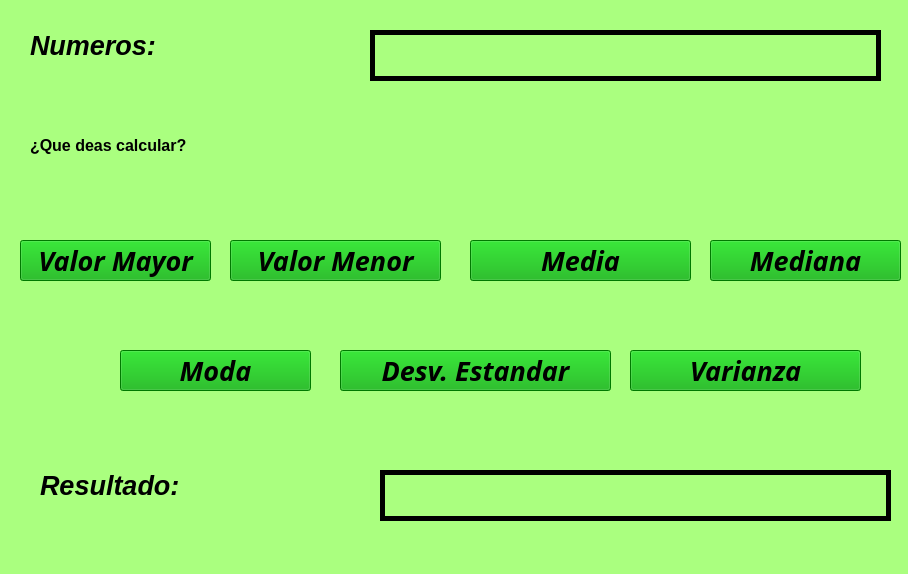
<?xml version="1.0" encoding="UTF-8"?>
<ui version="4.0">
 <class>MainWindow</class>
 <widget class="QMainWindow" name="MainWindow">
  <property name="geometry">
   <rect>
    <x>0</x>
    <y>0</y>
    <width>908</width>
    <height>574</height>
   </rect>
  </property>
  <property name="windowTitle">
   <string>MainWindow</string>
  </property>
  <property name="styleSheet">
   <string notr="true">background-color: rgb(170, 255, 127);</string>
  </property>
  <widget class="QWidget" name="centralwidget">
   <widget class="QPushButton" name="btnMayor">
    <property name="geometry">
     <rect>
      <x>20</x>
      <y>240</y>
      <width>191</width>
      <height>41</height>
     </rect>
    </property>
    <property name="font">
     <font>
      <family>Tw Cen MT</family>
      <pointsize>20</pointsize>
      <weight>75</weight>
      <italic>true</italic>
      <bold>true</bold>
     </font>
    </property>
    <property name="toolTip">
     <string>&lt;!DOCTYPE HTML PUBLIC &quot;-//W3C//DTD HTML 4.0//EN&quot; &quot;http://www.w3.org/TR/REC-html40/strict.dtd&quot;&gt;
&lt;html&gt;&lt;head&gt;&lt;meta name=&quot;qrichtext&quot; content=&quot;1&quot; /&gt;&lt;style type=&quot;text/css&quot;&gt;
p, li { white-space: pre-wrap; }
&lt;/style&gt;&lt;/head&gt;&lt;body style=&quot; font-family:'MS Shell Dlg 2'; font-size:8pt; font-weight:400; font-style:normal;&quot;&gt;
&lt;p style=&quot; margin-top:12px; margin-bottom:12px; margin-left:0px; margin-right:0px; -qt-block-indent:0; text-indent:0px;&quot;&gt;&lt;span style=&quot; font-size:14pt; font-weight:600; font-style:italic;&quot;&gt;Valor menor&lt;/span&gt;&lt;/p&gt;
&lt;p style=&quot;-qt-paragraph-type:empty; margin-top:12px; margin-bottom:12px; margin-left:0px; margin-right:0px; -qt-block-indent:0; text-indent:0px; font-size:14pt; font-weight:600; font-style:italic;&quot;&gt;&lt;br /&gt;&lt;/p&gt;&lt;/body&gt;&lt;/html&gt;</string>
    </property>
    <property name="styleSheet">
     <string notr="true">background-color: rgb(0, 170, 0);</string>
    </property>
    <property name="text">
     <string>Valor Mayor</string>
    </property>
   </widget>
   <widget class="QLabel" name="label">
    <property name="geometry">
     <rect>
      <x>30</x>
      <y>10</y>
      <width>261</width>
      <height>71</height>
     </rect>
    </property>
    <property name="font">
     <font>
      <family>MS Shell Dlg 2</family>
      <pointsize>14</pointsize>
      <weight>50</weight>
      <italic>false</italic>
      <bold>false</bold>
     </font>
    </property>
    <property name="styleSheet">
     <string notr="true">
font: 75 italic 8pt &quot;Arial&quot;;
font: 14pt &quot;MS Shell Dlg 2&quot;;</string>
    </property>
    <property name="text">
     <string>&lt;html&gt;&lt;head/&gt;&lt;body&gt;&lt;p&gt;&lt;span style=&quot; font-size:20pt; font-weight:600; font-style:italic; color:#000000;&quot;&gt;Numeros:&lt;/span&gt;&lt;/p&gt;&lt;/body&gt;&lt;/html&gt;</string>
    </property>
   </widget>
   <widget class="QLineEdit" name="txtNumeros">
    <property name="geometry">
     <rect>
      <x>370</x>
      <y>30</y>
      <width>511</width>
      <height>51</height>
     </rect>
    </property>
    <property name="font">
     <font>
      <family>MS UI Gothic</family>
      <pointsize>12</pointsize>
      <weight>75</weight>
      <bold>true</bold>
     </font>
    </property>
    <property name="styleSheet">
     <string notr="true">
border: 5px solid black;</string>
    </property>
    <property name="text">
     <string/>
    </property>
    <property name="alignment">
     <set>Qt::AlignCenter</set>
    </property>
   </widget>
   <widget class="QPushButton" name="btnValorMenor">
    <property name="geometry">
     <rect>
      <x>230</x>
      <y>240</y>
      <width>211</width>
      <height>41</height>
     </rect>
    </property>
    <property name="font">
     <font>
      <family>Tw Cen MT</family>
      <pointsize>20</pointsize>
      <weight>75</weight>
      <italic>true</italic>
      <bold>true</bold>
     </font>
    </property>
    <property name="toolTip">
     <string>&lt;!DOCTYPE HTML PUBLIC &quot;-//W3C//DTD HTML 4.0//EN&quot; &quot;http://www.w3.org/TR/REC-html40/strict.dtd&quot;&gt;
&lt;html&gt;&lt;head&gt;&lt;meta name=&quot;qrichtext&quot; content=&quot;1&quot; /&gt;&lt;style type=&quot;text/css&quot;&gt;
p, li { white-space: pre-wrap; }
&lt;/style&gt;&lt;/head&gt;&lt;body style=&quot; font-family:'MS Shell Dlg 2'; font-size:8pt; font-weight:400; font-style:normal;&quot;&gt;
&lt;p style=&quot; margin-top:12px; margin-bottom:12px; margin-left:0px; margin-right:0px; -qt-block-indent:0; text-indent:0px;&quot;&gt;&lt;span style=&quot; font-size:14pt; font-weight:600; font-style:italic;&quot;&gt;Valor menor&lt;/span&gt;&lt;/p&gt;
&lt;p style=&quot;-qt-paragraph-type:empty; margin-top:12px; margin-bottom:12px; margin-left:0px; margin-right:0px; -qt-block-indent:0; text-indent:0px; font-size:14pt; font-weight:600; font-style:italic;&quot;&gt;&lt;br /&gt;&lt;/p&gt;&lt;/body&gt;&lt;/html&gt;</string>
    </property>
    <property name="styleSheet">
     <string notr="true">background-color: rgb(0, 170, 0);</string>
    </property>
    <property name="text">
     <string>Valor Menor</string>
    </property>
   </widget>
   <widget class="QPushButton" name="btnMedia">
    <property name="geometry">
     <rect>
      <x>470</x>
      <y>240</y>
      <width>221</width>
      <height>41</height>
     </rect>
    </property>
    <property name="font">
     <font>
      <family>Tw Cen MT</family>
      <pointsize>20</pointsize>
      <weight>75</weight>
      <italic>true</italic>
      <bold>true</bold>
     </font>
    </property>
    <property name="toolTip">
     <string>&lt;!DOCTYPE HTML PUBLIC &quot;-//W3C//DTD HTML 4.0//EN&quot; &quot;http://www.w3.org/TR/REC-html40/strict.dtd&quot;&gt;
&lt;html&gt;&lt;head&gt;&lt;meta name=&quot;qrichtext&quot; content=&quot;1&quot; /&gt;&lt;style type=&quot;text/css&quot;&gt;
p, li { white-space: pre-wrap; }
&lt;/style&gt;&lt;/head&gt;&lt;body style=&quot; font-family:'MS Shell Dlg 2'; font-size:8pt; font-weight:400; font-style:normal;&quot;&gt;
&lt;p style=&quot; margin-top:12px; margin-bottom:12px; margin-left:0px; margin-right:0px; -qt-block-indent:0; text-indent:0px;&quot;&gt;&lt;span style=&quot; font-size:14pt; font-weight:600; font-style:italic;&quot;&gt;Valor menor&lt;/span&gt;&lt;/p&gt;
&lt;p style=&quot;-qt-paragraph-type:empty; margin-top:12px; margin-bottom:12px; margin-left:0px; margin-right:0px; -qt-block-indent:0; text-indent:0px; font-size:14pt; font-weight:600; font-style:italic;&quot;&gt;&lt;br /&gt;&lt;/p&gt;&lt;/body&gt;&lt;/html&gt;</string>
    </property>
    <property name="styleSheet">
     <string notr="true">background-color: rgb(0, 170, 0);</string>
    </property>
    <property name="text">
     <string>Media</string>
    </property>
   </widget>
   <widget class="QPushButton" name="btnMediana">
    <property name="geometry">
     <rect>
      <x>710</x>
      <y>240</y>
      <width>191</width>
      <height>41</height>
     </rect>
    </property>
    <property name="font">
     <font>
      <family>Tw Cen MT</family>
      <pointsize>20</pointsize>
      <weight>75</weight>
      <italic>true</italic>
      <bold>true</bold>
      <underline>false</underline>
     </font>
    </property>
    <property name="toolTip">
     <string>&lt;!DOCTYPE HTML PUBLIC &quot;-//W3C//DTD HTML 4.0//EN&quot; &quot;http://www.w3.org/TR/REC-html40/strict.dtd&quot;&gt;
&lt;html&gt;&lt;head&gt;&lt;meta name=&quot;qrichtext&quot; content=&quot;1&quot; /&gt;&lt;style type=&quot;text/css&quot;&gt;
p, li { white-space: pre-wrap; }
&lt;/style&gt;&lt;/head&gt;&lt;body style=&quot; font-family:'MS Shell Dlg 2'; font-size:8pt; font-weight:400; font-style:normal;&quot;&gt;
&lt;p style=&quot; margin-top:12px; margin-bottom:12px; margin-left:0px; margin-right:0px; -qt-block-indent:0; text-indent:0px;&quot;&gt;&lt;span style=&quot; font-size:14pt; font-weight:600; font-style:italic;&quot;&gt;Valor menor&lt;/span&gt;&lt;/p&gt;
&lt;p style=&quot;-qt-paragraph-type:empty; margin-top:12px; margin-bottom:12px; margin-left:0px; margin-right:0px; -qt-block-indent:0; text-indent:0px; font-size:14pt; font-weight:600; font-style:italic;&quot;&gt;&lt;br /&gt;&lt;/p&gt;&lt;/body&gt;&lt;/html&gt;</string>
    </property>
    <property name="styleSheet">
     <string notr="true">background-color: rgb(0, 170, 0);</string>
    </property>
    <property name="text">
     <string>Mediana</string>
    </property>
   </widget>
   <widget class="QPushButton" name="btnModa">
    <property name="geometry">
     <rect>
      <x>120</x>
      <y>350</y>
      <width>191</width>
      <height>41</height>
     </rect>
    </property>
    <property name="font">
     <font>
      <family>Tw Cen MT</family>
      <pointsize>20</pointsize>
      <weight>75</weight>
      <italic>true</italic>
      <bold>true</bold>
     </font>
    </property>
    <property name="toolTip">
     <string>&lt;!DOCTYPE HTML PUBLIC &quot;-//W3C//DTD HTML 4.0//EN&quot; &quot;http://www.w3.org/TR/REC-html40/strict.dtd&quot;&gt;
&lt;html&gt;&lt;head&gt;&lt;meta name=&quot;qrichtext&quot; content=&quot;1&quot; /&gt;&lt;style type=&quot;text/css&quot;&gt;
p, li { white-space: pre-wrap; }
&lt;/style&gt;&lt;/head&gt;&lt;body style=&quot; font-family:'MS Shell Dlg 2'; font-size:8pt; font-weight:400; font-style:normal;&quot;&gt;
&lt;p style=&quot; margin-top:12px; margin-bottom:12px; margin-left:0px; margin-right:0px; -qt-block-indent:0; text-indent:0px;&quot;&gt;&lt;span style=&quot; font-size:14pt; font-weight:600; font-style:italic;&quot;&gt;Valor menor&lt;/span&gt;&lt;/p&gt;
&lt;p style=&quot;-qt-paragraph-type:empty; margin-top:12px; margin-bottom:12px; margin-left:0px; margin-right:0px; -qt-block-indent:0; text-indent:0px; font-size:14pt; font-weight:600; font-style:italic;&quot;&gt;&lt;br /&gt;&lt;/p&gt;&lt;/body&gt;&lt;/html&gt;</string>
    </property>
    <property name="styleSheet">
     <string notr="true">background-color: rgb(0, 170, 0);</string>
    </property>
    <property name="text">
     <string>Moda</string>
    </property>
   </widget>
   <widget class="QPushButton" name="btnEstandar">
    <property name="geometry">
     <rect>
      <x>340</x>
      <y>350</y>
      <width>271</width>
      <height>41</height>
     </rect>
    </property>
    <property name="font">
     <font>
      <family>Tw Cen MT</family>
      <pointsize>20</pointsize>
      <weight>75</weight>
      <italic>true</italic>
      <bold>true</bold>
     </font>
    </property>
    <property name="toolTip">
     <string>&lt;!DOCTYPE HTML PUBLIC &quot;-//W3C//DTD HTML 4.0//EN&quot; &quot;http://www.w3.org/TR/REC-html40/strict.dtd&quot;&gt;
&lt;html&gt;&lt;head&gt;&lt;meta name=&quot;qrichtext&quot; content=&quot;1&quot; /&gt;&lt;style type=&quot;text/css&quot;&gt;
p, li { white-space: pre-wrap; }
&lt;/style&gt;&lt;/head&gt;&lt;body style=&quot; font-family:'MS Shell Dlg 2'; font-size:8pt; font-weight:400; font-style:normal;&quot;&gt;
&lt;p style=&quot; margin-top:12px; margin-bottom:12px; margin-left:0px; margin-right:0px; -qt-block-indent:0; text-indent:0px;&quot;&gt;&lt;span style=&quot; font-size:14pt; font-weight:600; font-style:italic;&quot;&gt;Valor menor&lt;/span&gt;&lt;/p&gt;
&lt;p style=&quot;-qt-paragraph-type:empty; margin-top:12px; margin-bottom:12px; margin-left:0px; margin-right:0px; -qt-block-indent:0; text-indent:0px; font-size:14pt; font-weight:600; font-style:italic;&quot;&gt;&lt;br /&gt;&lt;/p&gt;&lt;/body&gt;&lt;/html&gt;</string>
    </property>
    <property name="styleSheet">
     <string notr="true">background-color: rgb(0, 170, 0);</string>
    </property>
    <property name="text">
     <string>Desv. Estandar</string>
    </property>
   </widget>
   <widget class="QPushButton" name="btnVarianza">
    <property name="geometry">
     <rect>
      <x>630</x>
      <y>350</y>
      <width>231</width>
      <height>41</height>
     </rect>
    </property>
    <property name="font">
     <font>
      <family>Tw Cen MT</family>
      <pointsize>20</pointsize>
      <weight>75</weight>
      <italic>true</italic>
      <bold>true</bold>
     </font>
    </property>
    <property name="toolTip">
     <string>&lt;!DOCTYPE HTML PUBLIC &quot;-//W3C//DTD HTML 4.0//EN&quot; &quot;http://www.w3.org/TR/REC-html40/strict.dtd&quot;&gt;
&lt;html&gt;&lt;head&gt;&lt;meta name=&quot;qrichtext&quot; content=&quot;1&quot; /&gt;&lt;style type=&quot;text/css&quot;&gt;
p, li { white-space: pre-wrap; }
&lt;/style&gt;&lt;/head&gt;&lt;body style=&quot; font-family:'MS Shell Dlg 2'; font-size:8pt; font-weight:400; font-style:normal;&quot;&gt;
&lt;p style=&quot; margin-top:12px; margin-bottom:12px; margin-left:0px; margin-right:0px; -qt-block-indent:0; text-indent:0px;&quot;&gt;&lt;span style=&quot; font-size:14pt; font-weight:600; font-style:italic;&quot;&gt;Valor menor&lt;/span&gt;&lt;/p&gt;
&lt;p style=&quot;-qt-paragraph-type:empty; margin-top:12px; margin-bottom:12px; margin-left:0px; margin-right:0px; -qt-block-indent:0; text-indent:0px; font-size:14pt; font-weight:600; font-style:italic;&quot;&gt;&lt;br /&gt;&lt;/p&gt;&lt;/body&gt;&lt;/html&gt;</string>
    </property>
    <property name="styleSheet">
     <string notr="true">background-color: rgb(0, 170, 0);</string>
    </property>
    <property name="text">
     <string>Varianza</string>
    </property>
   </widget>
   <widget class="QLabel" name="label_2">
    <property name="geometry">
     <rect>
      <x>30</x>
      <y>110</y>
      <width>631</width>
      <height>71</height>
     </rect>
    </property>
    <property name="font">
     <font>
      <family>MS Shell Dlg 2</family>
      <pointsize>14</pointsize>
      <weight>50</weight>
      <italic>false</italic>
      <bold>false</bold>
     </font>
    </property>
    <property name="styleSheet">
     <string notr="true">
font: 75 italic 8pt &quot;Arial&quot;;
font: 14pt &quot;MS Shell Dlg 2&quot;;</string>
    </property>
    <property name="text">
     <string>&lt;html&gt;&lt;head/&gt;&lt;body&gt;&lt;p&gt;&lt;span style=&quot; font-size:12pt; font-weight:600; color:#000000;&quot;&gt;¿Que deas calcular?&lt;/span&gt;&lt;/p&gt;&lt;/body&gt;&lt;/html&gt;</string>
    </property>
   </widget>
   <widget class="QLabel" name="label_3">
    <property name="geometry">
     <rect>
      <x>40</x>
      <y>450</y>
      <width>261</width>
      <height>71</height>
     </rect>
    </property>
    <property name="font">
     <font>
      <family>MS Shell Dlg 2</family>
      <pointsize>14</pointsize>
      <weight>50</weight>
      <italic>false</italic>
      <bold>false</bold>
     </font>
    </property>
    <property name="styleSheet">
     <string notr="true">
font: 75 italic 8pt &quot;Arial&quot;;
font: 14pt &quot;MS Shell Dlg 2&quot;;</string>
    </property>
    <property name="text">
     <string>&lt;html&gt;&lt;head/&gt;&lt;body&gt;&lt;p&gt;&lt;span style=&quot; font-size:20pt; font-weight:600; font-style:italic; color:#000000;&quot;&gt;Resultado:&lt;/span&gt;&lt;/p&gt;&lt;/body&gt;&lt;/html&gt;</string>
    </property>
   </widget>
   <widget class="QLineEdit" name="txtResultado">
    <property name="geometry">
     <rect>
      <x>380</x>
      <y>470</y>
      <width>511</width>
      <height>51</height>
     </rect>
    </property>
    <property name="font">
     <font>
      <family>MS UI Gothic</family>
      <pointsize>12</pointsize>
      <weight>75</weight>
      <bold>true</bold>
     </font>
    </property>
    <property name="styleSheet">
     <string notr="true">
border: 5px solid black;</string>
    </property>
    <property name="text">
     <string/>
    </property>
    <property name="alignment">
     <set>Qt::AlignCenter</set>
    </property>
   </widget>
  </widget>
  <widget class="QMenuBar" name="menubar">
   <property name="geometry">
    <rect>
     <x>0</x>
     <y>0</y>
     <width>908</width>
     <height>18</height>
    </rect>
   </property>
  </widget>
  <widget class="QStatusBar" name="statusbar"/>
 </widget>
 <resources/>
 <connections/>
</ui>
